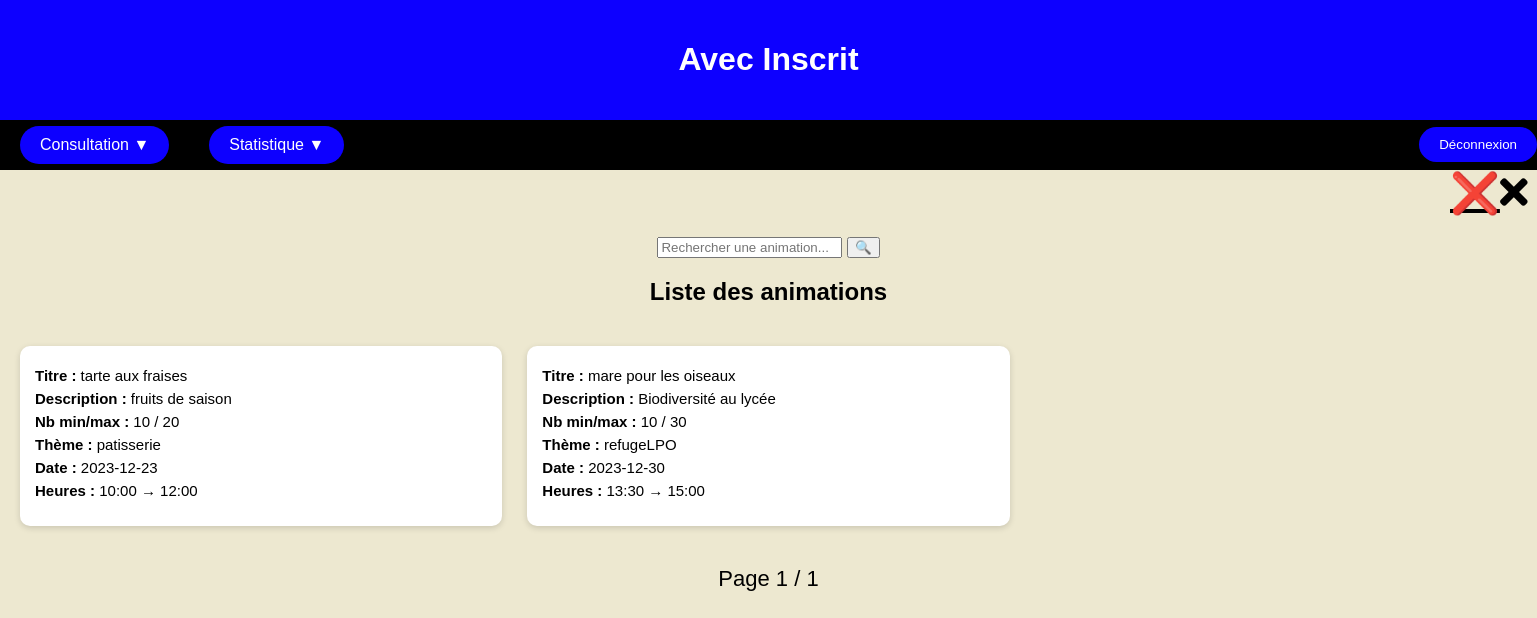
Screenshot of /Gestionnaire_des_animations/front_end/avec_inscrit.php (signed in) with the database file from the repository.
### tables this page shows
CREATE TABLE IF NOT EXISTS `animation` (
  `ID` int NOT NULL AUTO_INCREMENT,
   Titre varchar(70) NOT NULL,
  `DateHeureDeb` datetime NOT NULL,
  `DateHeureFin` datetime  NOT NULL,
  `nbreMin` int NOT NULL,
  `nbreMax` int NOT NULL,
  `materiel` varchar(250) NOT NULL,
  `commentaire` varchar(360) NOT NULL,
    `annulation` boolean default false,
  idTheme int REFERENCES  Theme(ID),
idAnimateur int REFERENCES  Animateur(ID),
idLieu int REFERENCES  lieu(ID),
  PRIMARY KEY (`ID`)
);

CREATE TABLE IF NOT EXISTS `theme` (
  `ID` int NOT NULL AUTO_INCREMENT,
  `libelle` varchar(50) NOT NULL,
  PRIMARY KEY (`ID`)
);

### Gestionnaire_des_animations/back_end/avec_inscrit.php (called while the page is built, shortened)
<?php
require('../../back_end/include/config.php');
$page = isset($_GET['page']) ? intval($_GET['page']) : 1;
$limit = 6;
$offset = ($page - 1) * $limit;
$search = $_GET['search'] ?? "";
$query = "
    SELECT
        a.ID,
        a.Titre,
        a.commentaire,
        a.nbreMin,
        a.nbreMax,
        t.libelle AS theme,
        a.DateHeureDeb,
        a.DateHeureFin
    FROM animation a
    LEFT JOIN theme t ON t.ID = a.idTheme
    WHERE EXISTS (
        SELECT 1 FROM inscription i
        WHERE i.id_animation = a.ID
        AND i.presence = 1
        AND a.annulation = 0
    )
";
$query .= " ORDER BY a.DateHeureDeb ASC LIMIT :limit OFFSET :offset";
$sql = $cnx->prepare($query);
$sql->bindValue(':limit', $limit, PDO::PARAM_INT);
$sql->bindValue(':offset', $offset, PDO::PARAM_INT);
$sql->execute();
$animations = $sql->fetchAll(PDO::FETCH_ASSOC);
$countQuery = "
    SELECT COUNT(*)
    FROM animation a
    WHERE EXISTS (
        SELECT 1 FROM inscription i
        WHERE i.id_animation = a.ID
        AND i.presence = 1
        AND a.annulation = 0
    )
";
$totalCount = $cnx->query($countQuery)->fetchColumn();
$totalPages = ceil($totalCount / $limit);
?>

### Gestionnaire_des_animations/front_end/avec_inscrit.php (the view, shortened to what this page needs)
<?php
require('../back_end/avec_inscrit.php');
?>
<!DOCTYPE html>
<html lang="fr">
<head>
    <link rel="stylesheet" type="text/css" href="../../assets/css/inscrit.css">
    <link rel="stylesheet" type="text/css" href="../../assets/css/responsive_design_inscrit.css">
</head>
<body>
<div class="header">
    <h1>Avec Inscrit</h1>
</div>
<a class = croix href="traitement.php">❌<i class="fas fa-times"></i></a>
<div class="centrer">
<form method="GET" class="search-bar">
    <input type="text" name="search" placeholder="Rechercher une animation..." value="<?= htmlspecialchars($search) ?>">
    <button type="submit">🔍</button>
</form>
<h2>Liste des animations</h2>
</div>
<div class="container-animations">
<?php foreach ($animations as $anim): ?>
    <div class="bloc-animation">
        <p><strong>Titre :</strong> <?= $anim['Titre'] ?></p>
        <p><strong>Description :</strong> <?= $anim['commentaire'] ?></p>
        <p><strong>Nb min/max :</strong> <?= $anim['nbreMin'] ?> / <?= $anim['nbreMax'] ?></p>
        <p><strong>Thème :</strong> <?= $anim['theme'] ?></p>
        <p><strong>Date :</strong> <?= substr($anim['DateHeureDeb'], 0, 10) ?></p>
        <p><strong>Heures :</strong>
            <?= substr($anim['DateHeureDeb'], 11, 5) ?> → <?= substr($anim['DateHeureFin'], 11, 5) ?>
        </p>
    </div>
<?php endforeach; ?>
</div>
<div class="pagination">
    <span>Page <?= $page ?> / <?= $totalPages ?></span>
</div>
</body>
</html>

### assets/css/inscrit.css (style rules this page uses)
body { background-color: #EDE8D0; font-family: Arial; margin: 0; }
.header { background: #0D00FF; color: white; padding: 20px; text-align: center; }
.centrer { text-align: center; margin-top: 20px; }
.menu { position: relative; background: #000000; height: 50px; display: flex; align-items: center; gap: 40px; padding-left: 20px; }
.menu ul { list-style: none; margin: 0; padding: 0; }
.menu a { color: white; text-decoration: none; }
.title { background: #0D00FF; color: white; padding: 10px 20px; border-radius: 20px; display: inline-block; cursor: pointer; }
.bar { background: #0D00FF; color: white; padding: 10px 20px; border: none; cursor: pointer; border-radius: 20px; margin-left: auto; }
.croix { position: relative; font-size: 40px; color: black; text-align: right; width: 95%; right: -1450px; }
.container-animations { display: grid !important; grid-template-columns: repeat(3, 1fr) !important; gap: 25px !important; padding: 20px !important; width: 100% !important; box-sizing: border-box; }
.bloc-animation { background: white; padding: 15px; border-radius: 10px; box-shadow: 0 2px 6px rgba(0,0,0,0.15); font-size: 15px; min-height: 180px; box-sizing: border-box; }
.bloc-animation p { margin: 6px 0; }
.pagination { text-align: center; margin-top: 20px; font-size: 22px; }

### rows the page displays
animation: Titre "tarte aux fraises", commentaire "fruits de saison", nbreMin "10", nbreMax "20", idTheme.libelle "patisserie", DateHeureDeb "2023-12-23", DateHeureDeb "10:00", DateHeureFin "12:00"
animation: Titre "mare pour les oiseaux", commentaire "Biodiversité au lycée", nbreMin "10", nbreMax "30", idTheme.libelle "refugeLPO", DateHeureDeb "2023-12-30", DateHeureDeb "13:30", DateHeureFin "15:00"

### other values shown
$page "1"
$totalPages "1"
